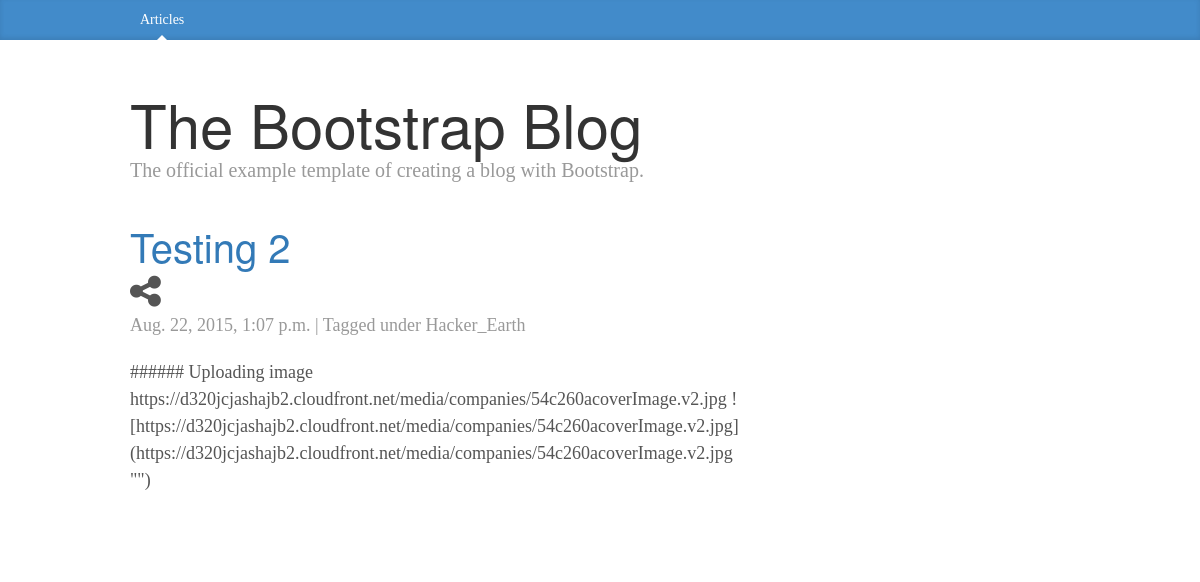
/entry/testing-2, run on the app's committed database.
### blog/models.py (models this page shows, shortened)
class Entry(models.Model):
    title = models.CharField(max_length=200)
    body = models.TextField()
    slug = models.SlugField(max_length=200, unique=True)
    publish = models.BooleanField(default=True)
    created = models.DateTimeField(auto_now_add=True)
    modified = models.DateTimeField(auto_now=True)
    tags = models.ManyToManyField(Tag)
    objects = EntryQuerySet.as_manager()
    class Meta:
        verbose_name = "Blog Entry"
        verbose_name_plural = "Blog Entries"
        ordering = ["-created"]

class Tag(models.Model):
    slug = models.SlugField(max_length=200, unique=True)
    def __str__(self):
        return self.slug

### blog/views.py (the view)
# urls.py: url(r'^entry/(?P<slug>\S+)$', views.BlogDetail.as_view(), name="entry_detail"),
class BlogDetail(generic.DetailView):
    model = models.Entry
    template_name = "post.html"

### templates/post.html
{% extends "base.html" %}
{% load django_markdown %}
{% block blog_entries %}
  <div class="post">
    <h2><a href="{% url "entry_detail" slug=object.slug %}">{{ object.title }}</a> </h2> <i class="fa fa-share-alt fa-2x"></i>
    <p class="meta">
      {{ object.created }} |
      Tagged under {{  object.tags.all|join:", " }}
    </p>
    {{ object.body|markdown }}
  </div>
{% endblock %}

### static/css/blog.css (style rules this page uses)
body { font-family: Georgia, "Times New Roman", Times, serif; color: #555; }
h1, .h1, h2, .h2, h3, .h3, h4, .h4, h5, .h5, h6, .h6 { margin-top: 0; font-family: "Helvetica Neue", Helvetica, Arial, sans-serif; font-weight: normal; color: #333; }
.post { margin-bottom: 60px; }
div.post h2:first-child { margin-bottom: 5px; font-size: 40px; }
.meta { margin-bottom: 20px; color: #999; }

### data on the page
Entry: title "Testing 2", created "Aug. 22, 2015, 1:07 p.m.", tags.all "Hacker_Earth", body "###### Uploading image https://d320jcjashajb2.cloudfront.net/media/companies/54c260acoverImage.v2.jpg ![https://d320jcjashajb2.cloudfront.net/media/companies/54c260acoverImage.v2.jpg](https://d320jcjashajb2.cloudfront.net/media/companies/54c260acoverImage.v2.jpg \"\")"
